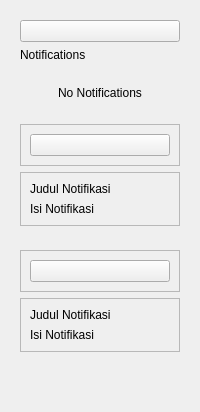
            <widget class="QWidget" name="Notifications">
             <layout class="QVBoxLayout" name="verticalLayout_29">
              <item alignment="Qt::AlignTop">
               <widget class="QWidget" name="NotificationsCloseContainer" native="true">
                <layout class="QVBoxLayout" name="verticalLayout_30">
                 <item>
                  <widget class="QPushButton" name="NotificationsCloseContainerButton">
                   <property name="text">
                    <string/>
                   </property>
                   <property name="icon">
                    <iconset resource="resource.qrc">
                     <normaloff>:/BigFeather/bigfeather/x.svg</normaloff>:/BigFeather/bigfeather/x.svg</iconset>
                   </property>
                   <property name="iconSize">
                    <size>
                     <width>24</width>
                     <height>24</height>
                    </size>
                   </property>
                  </widget>
                 </item>
                 <item>
                  <widget class="QLabel" name="NotificationsLabel">
                   <property name="text">
                    <string>Notifications</string>
                   </property>
                  </widget>
                 </item>
                </layout>
               </widget>
              </item>
              <item>
               <widget class="QWidget" name="NotificationsDefaultContainer" native="true">
                <layout class="QVBoxLayout" name="verticalLayout_31">
                 <item alignment="Qt::AlignHCenter">
                  <widget class="QLabel" name="NotificationsDefaultText">
                   <property name="text">
                    <string>No Notifications</string>
                   </property>
                  </widget>
                 </item>
                </layout>
               </widget>
              </item>
              <item>
               <widget class="QWidget" name="NotificationsContentOneContainer" native="true">
                <layout class="QVBoxLayout" name="verticalLayout_32">
                 <item alignment="Qt::AlignTop">
                  <widget class="QFrame" name="NotificationsContentOneCloseContainer">
                   <property name="frameShape">
                    <enum>QFrame::StyledPanel</enum>
                   </property>
                   <property name="frameShadow">
                    <enum>QFrame::Raised</enum>
                   </property>
                   <layout class="QVBoxLayout" name="verticalLayout_33">
                    <item alignment="Qt::AlignTop">
                     <widget class="QPushButton" name="NotificationsContentOneCloseButton">
                      <property name="text">
                       <string/>
                      </property>
                      <property name="icon">
                       <iconset resource="resource.qrc">
                        <normaloff>:/BigFeather/bigfeather/x.svg</normaloff>:/BigFeather/bigfeather/x.svg</iconset>
                      </property>
                      <property name="iconSize">
                       <size>
                        <width>24</width>
                        <height>24</height>
                       </size>
                      </property>
                     </widget>
                    </item>
                   </layout>
                  </widget>
                 </item>
                 <item>
                  <widget class="QFrame" name="NotificationsContentOneTextContainer">
                   <property name="frameShape">
                    <enum>QFrame::StyledPanel</enum>
                   </property>
                   <property name="frameShadow">
                    <enum>QFrame::Raised</enum>
                   </property>
                   <layout class="QVBoxLayout" name="verticalLayout_34">
                    <item>
                     <widget class="QLabel" name="JudulContentOne">
                      <property name="text">
                       <string>Judul Notifikasi</string>
                      </property>
                     </widget>
                    </item>
                    <item>
                     <widget class="QLabel" name="IsiContentOne">
                      <property name="text">
                       <string>Isi Notifikasi</string>
                      </property>
                     </widget>
                    </item>
                   </layout>
                  </widget>
                 </item>
                </layout>
               </widget>
              </item>
              <item>
               <widget class="QWidget" name="NotificationsContentTwoContainer" native="true">
                <layout class="QVBoxLayout" name="verticalLayout_35">
                 <item alignment="Qt::AlignTop">
                  <widget class="QFrame" name="NotificationsContentTwoCloseContainer">
                   <property name="frameShape">
                    <enum>QFrame::StyledPanel</enum>
                   </property>
                   <property name="frameShadow">
                    <enum>QFrame::Raised</enum>
                   </property>
                   <layout class="QVBoxLayout" name="verticalLayout_36">
                    <item>
                     <widget class="QPushButton" name="NotificationsContentTwoCloseButton">
                      <property name="text">
                       <string/>
                      </property>
                      <property name="icon">
                       <iconset resource="resource.qrc">
                        <normaloff>:/BigFeather/bigfeather/x.svg</normaloff>:/BigFeather/bigfeather/x.svg</iconset>
                      </property>
                      <property name="iconSize">
                       <size>
                        <width>24</width>
                        <height>24</height>
                       </size>
                      </property>
                     </widget>
                    </item>
                   </layout>
                  </widget>
                 </item>
                 <item>
                  <widget class="QFrame" name="NotificationsContentTwoTextContainer">
                   <property name="frameShape">
                    <enum>QFrame::StyledPanel</enum>
                   </property>
                   <property name="frameShadow">
                    <enum>QFrame::Raised</enum>
                   </property>
                   <layout class="QVBoxLayout" name="verticalLayout_37">
                    <item>
                     <widget class="QLabel" name="JudulContentTwo">
                      <property name="text">
                       <string>Judul Notifikasi</string>
                      </property>
                     </widget>
                    </item>
                    <item>
                     <widget class="QLabel" name="IsiContentTwo">
                      <property name="text">
                       <string>Isi Notifikasi</string>
                      </property>
                     </widget>
                    </item>
                   </layout>
                  </widget>
                 </item>
                </layout>
               </widget>
              </item>
              <item>
               <spacer name="verticalSpacer_7">
                <property name="orientation">
                 <enum>Qt::Vertical</enum>
                </property>
                <property name="sizeHint" stdset="0">
                 <size>
                  <width>20</width>
                  <height>40</height>
                 </size>
                </property>
               </spacer>
              </item>
             </layout>
            </widget>
